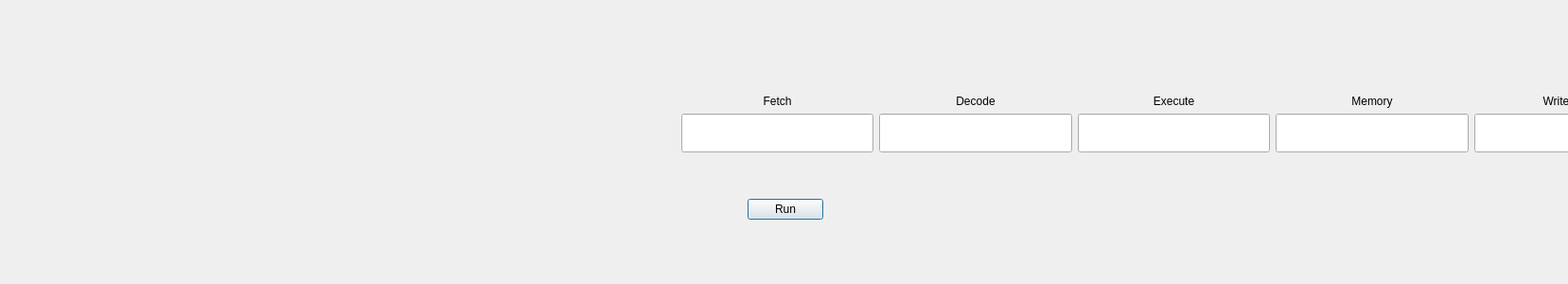
<?xml version="1.0" encoding="UTF-8"?>
<ui version="4.0">
 <class>thirdDialog</class>
 <widget class="QDialog" name="thirdDialog">
  <property name="geometry">
   <rect>
    <x>0</x>
    <y>0</y>
    <width>1657</width>
    <height>300</height>
   </rect>
  </property>
  <property name="windowTitle">
   <string>Dialog</string>
  </property>
  <widget class="QWidget" name="layoutWidget">
   <property name="geometry">
    <rect>
     <x>720</x>
     <y>100</y>
     <width>1041</width>
     <height>61</height>
    </rect>
   </property>
   <layout class="QHBoxLayout" name="horizontalLayout">
    <item>
     <layout class="QVBoxLayout" name="verticalLayout">
      <item>
       <widget class="QLabel" name="label">
        <property name="text">
         <string>Fetch</string>
        </property>
        <property name="alignment">
         <set>Qt::AlignCenter</set>
        </property>
       </widget>
      </item>
      <item>
       <widget class="QLineEdit" name="textEdit">
        <property name="sizePolicy">
         <sizepolicy hsizetype="Expanding" vsizetype="Expanding">
          <horstretch>0</horstretch>
          <verstretch>0</verstretch>
         </sizepolicy>
        </property>
       </widget>
      </item>
     </layout>
    </item>
    <item>
     <layout class="QVBoxLayout" name="verticalLayout_4">
      <item>
       <widget class="QLabel" name="label_4">
        <property name="text">
         <string>Decode</string>
        </property>
        <property name="alignment">
         <set>Qt::AlignCenter</set>
        </property>
       </widget>
      </item>
      <item>
       <widget class="QLineEdit" name="textEdit_2">
        <property name="sizePolicy">
         <sizepolicy hsizetype="Expanding" vsizetype="Expanding">
          <horstretch>0</horstretch>
          <verstretch>0</verstretch>
         </sizepolicy>
        </property>
       </widget>
      </item>
     </layout>
    </item>
    <item>
     <layout class="QVBoxLayout" name="verticalLayout_2">
      <item>
       <widget class="QLabel" name="label_2">
        <property name="text">
         <string>Execute</string>
        </property>
        <property name="alignment">
         <set>Qt::AlignCenter</set>
        </property>
       </widget>
      </item>
      <item>
       <widget class="QLineEdit" name="textEdit_3">
        <property name="sizePolicy">
         <sizepolicy hsizetype="Expanding" vsizetype="Expanding">
          <horstretch>0</horstretch>
          <verstretch>0</verstretch>
         </sizepolicy>
        </property>
       </widget>
      </item>
     </layout>
    </item>
    <item>
     <layout class="QVBoxLayout" name="verticalLayout_5">
      <item>
       <widget class="QLabel" name="label_5">
        <property name="text">
         <string>Memory</string>
        </property>
        <property name="alignment">
         <set>Qt::AlignCenter</set>
        </property>
       </widget>
      </item>
      <item>
       <widget class="QLineEdit" name="textEdit_4">
        <property name="sizePolicy">
         <sizepolicy hsizetype="Expanding" vsizetype="Expanding">
          <horstretch>0</horstretch>
          <verstretch>0</verstretch>
         </sizepolicy>
        </property>
       </widget>
      </item>
     </layout>
    </item>
    <item>
     <layout class="QVBoxLayout" name="verticalLayout_3">
      <item>
       <widget class="QLabel" name="label_3">
        <property name="text">
         <string>Write Back</string>
        </property>
        <property name="alignment">
         <set>Qt::AlignCenter</set>
        </property>
       </widget>
      </item>
      <item>
       <widget class="QLineEdit" name="textEdit_5">
        <property name="sizePolicy">
         <sizepolicy hsizetype="Expanding" vsizetype="Expanding">
          <horstretch>0</horstretch>
          <verstretch>0</verstretch>
         </sizepolicy>
        </property>
       </widget>
      </item>
     </layout>
    </item>
   </layout>
  </widget>
  <widget class="QPushButton" name="pushButton">
   <property name="geometry">
    <rect>
     <x>790</x>
     <y>210</y>
     <width>80</width>
     <height>22</height>
    </rect>
   </property>
   <property name="text">
    <string>Run</string>
   </property>
  </widget>
 </widget>
 <resources/>
 <connections/>
</ui>
